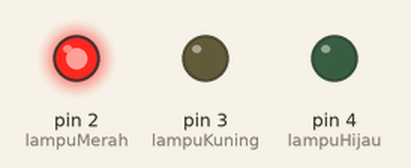
This sketch was run on a simulated Arduino Uno, built with avr-gcc and run on an emulated ATmega328P. On the bench: output pins drawn as LEDs (lit = HIGH).

Above: at 2.5 s.
At 5.5 s:
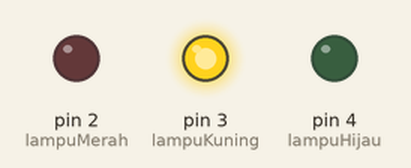
At 7.5 s:
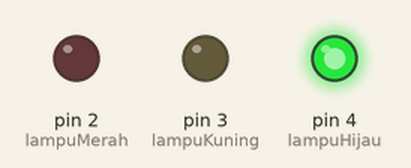
Timing chart, 0 to 11.7 s (numbered marks = the images above):
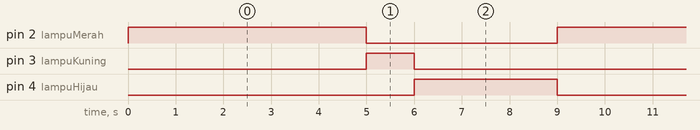

Measured:
- by itself, pin 2 (lampuMerah): alternates HIGH for 5.0 s and LOW for 4.0 s
- by itself, pin 3 (lampuKuning): alternates HIGH for 1.0 s and LOW for 8.0 s
- by itself, pin 4 (lampuHijau): alternates HIGH for 3.0 s and LOW for 6.0 s

The sketch:

2-11-21_Arduino_Traffic_Light.ino
```cpp
// Inisialisasi pin Arduino yang akan digunakan
int lampuMerah = 2, lampuKuning = 3, lampuHijau = 4;

void setup() {
  // Deklarasi pin Arduino sebagai Output (keluaran)
  pinMode(lampuMerah, OUTPUT);
  pinMode(lampuKuning, OUTPUT);
  pinMode(lampuHijau, OUTPUT);
}

void loop() {
  // LED merah menyala, selain itu mati
  digitalWrite(lampuMerah, HIGH);
  digitalWrite(lampuHijau, LOW);
  delay(5000);
  // LED kuning menyala, selain itu mati
  digitalWrite(lampuMerah, LOW);
  digitalWrite(lampuKuning, HIGH);
  delay(1000);
  // LED hijau menyala, selain itu mati
  digitalWrite(lampuKuning, LOW);
  digitalWrite(lampuHijau, HIGH);
  delay(3000);
}
```
